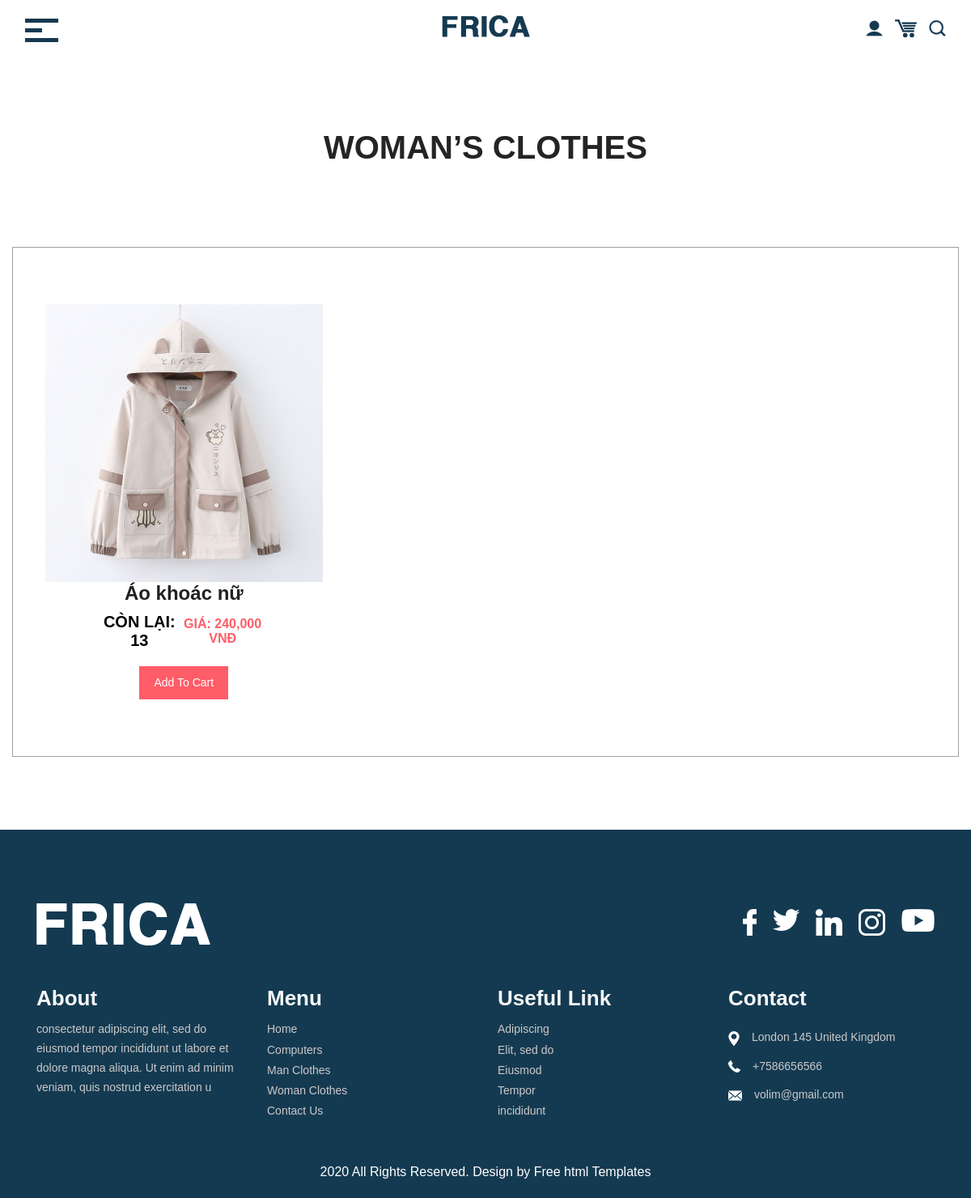
/index.php?controller=woman_clothes&action=woman_clothes, run on an earlier commit of the app's database.
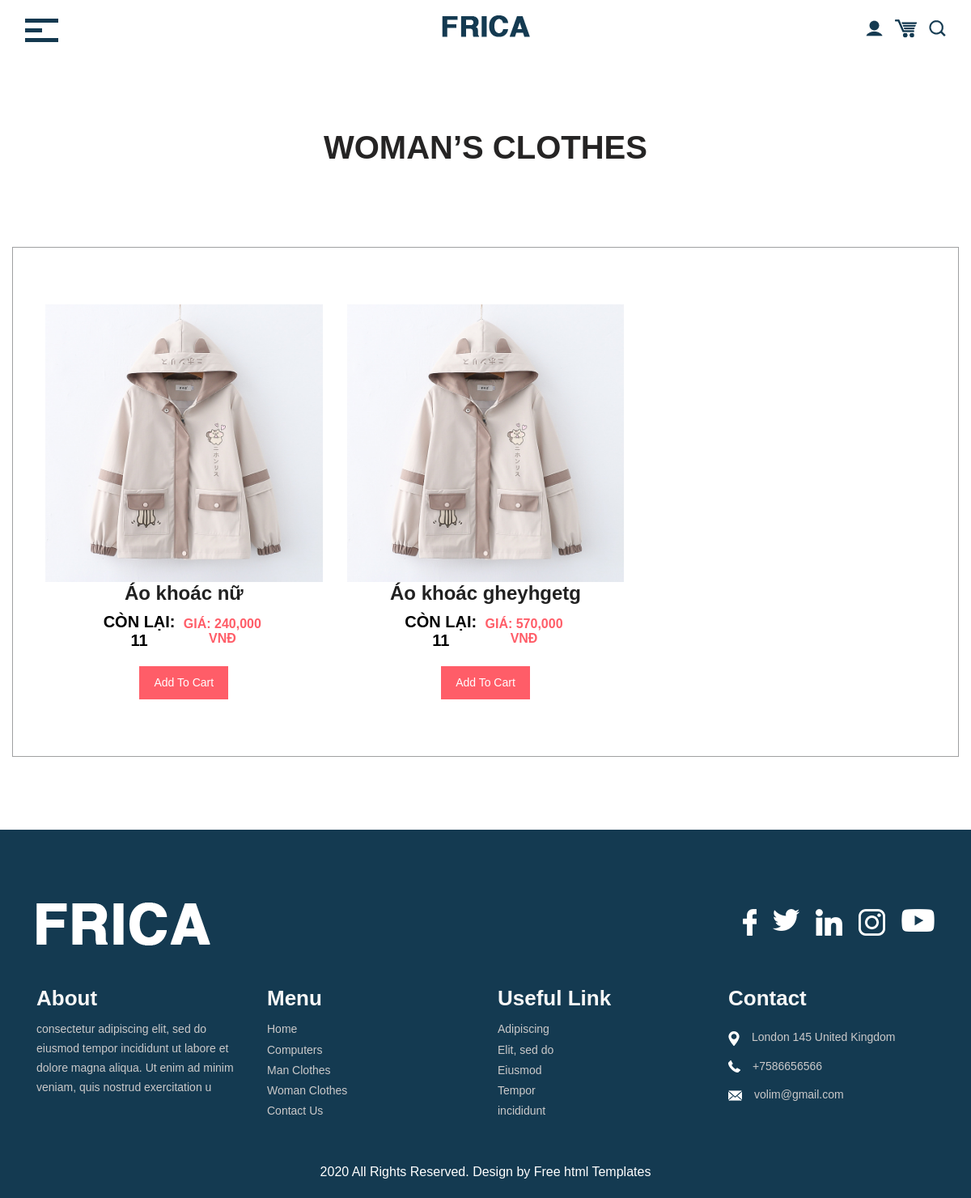
And on a later commit of the database.
### tables this page shows
CREATE TABLE `product` (
  `idSP` int(11) NOT NULL,
  `idLSP` int(11) DEFAULT NULL,
  `name` varchar(255) DEFAULT NULL,
  `price` decimal(10,0) DEFAULT NULL,
  `quantity` int(11) DEFAULT NULL,
  `description` varchar(255) DEFAULT NULL,
  `img` varchar(255) DEFAULT NULL
);

### controllers/WomanClothesController.php (called while the page is built, shortened)
<?php
require_once('models/product.php');
class WomanClothesController extends BaseController
{
    public function woman_clothes(){
        $woman_clothes = Product::showWoManClothes();
        $data = array('woman_clothes' => $woman_clothes);
        $this->render('woman_clothes', $data);
    }
}

### routes.php (called while the page is built, shortened)
<?php
$controller = new $klass;
$controller->$action();

### index.php (called while the page is built, shortened)
<?php
if(isset($_GET['controller'])){
    if (isset($_GET['action'])){
        $action = $_GET['action'];
    }else{
        $action = 'index';
    }
}else{
    $controller='index';
    $action='index';
}
require_once ('routes.php');

### models/product.php (called while the page is built, shortened)
<?php
class Product
{
    function __construct($idSP, $idLSP, $name, $price, $quantity, $description, $img)
    {
        $this->idSP = $idSP;
        $this->name = $name;
        $this->price = $price;
        $this->quantity = $quantity;
        $this->img = $img;
    }
    static function showWomanClothes(){
        try {
            $list = [];
            $db = DB::getInstance();
            $req = $db->query('SELECT * FROM product WHERE idLSP = 3');
            foreach ($req->fetchAll() as $item) {
                $list[] = new Product($item['idSP'], $item['idLSP'], $item['name'], $item['price'], $item['quantity'], $item['description'], $item['img']);
            }
            return $list;
        } catch (PDOException $e) {
            throw $e;
        }
    }
}

### views/woman_clothes/woman_clothes.php (the view, shortened to what this page needs)
<div class="mans_section layout_padding">
    <div class="container">
        <h1 class="computers_taital">Woman’s clothes</h1>
    </div>
</div>
<?php
$productsPerPage = 6;
$current_page = isset($_GET['page']) ? (int)$_GET['page'] : 1;
$offset = ($current_page - 1) * $productsPerPage;
$productsForCurrentPage = array_slice($woman_clothes, $offset, $productsPerPage);
?>
<div class="computers_section_2">
    <div class="container-fluid">
        <div class="computer_main">
            <div class="row">
                <?php foreach ($productsForCurrentPage as $woman): ?>
                    <div class="col-md-4">
                        <div class="computer_img">
                            <a href="index.php?controller=product_detail&action=product_detail&idSP=<?php echo $woman->idSP; ?>">
                                <img src="/hl/asset/images/<?php echo $woman->img; ?>">
                            </a>
                        </div>
                        <h4 class="computer_text">
                            <a href="index.php?controller=product_detail&action=product_detail&idSP=<?php echo $woman->idSP; ?>">
                                <?php echo $woman->name; ?>
                            </a>
                        </h4>
                        <div class="computer_text_main">
                            <h4 class="dell_text">
                                <?php echo "Còn lại: " . $woman->quantity; ?>
                            </h4>
                            <h6 class="price_text">
                                <?php echo "Giá: " . number_format($woman->price) . " VNĐ"; ?>
                            </h6>
                        </div>
                        <div class="cart_bt_1"><a href="index.php?controller=cart&action=cart&idSP=<?php echo $woman->idSP; ?>">Add To Cart</a></div>
                    </div>
                <?php endforeach; ?>
            </div>
        </div>
    </div>
</div>

What changed in the data, as far as the page shows it:
changed product "Áo khoác nữ": quantity "13" → "11"
added product: img (picture), name "Áo khoác gheyhgetg", quantity "11", price "570,000"
